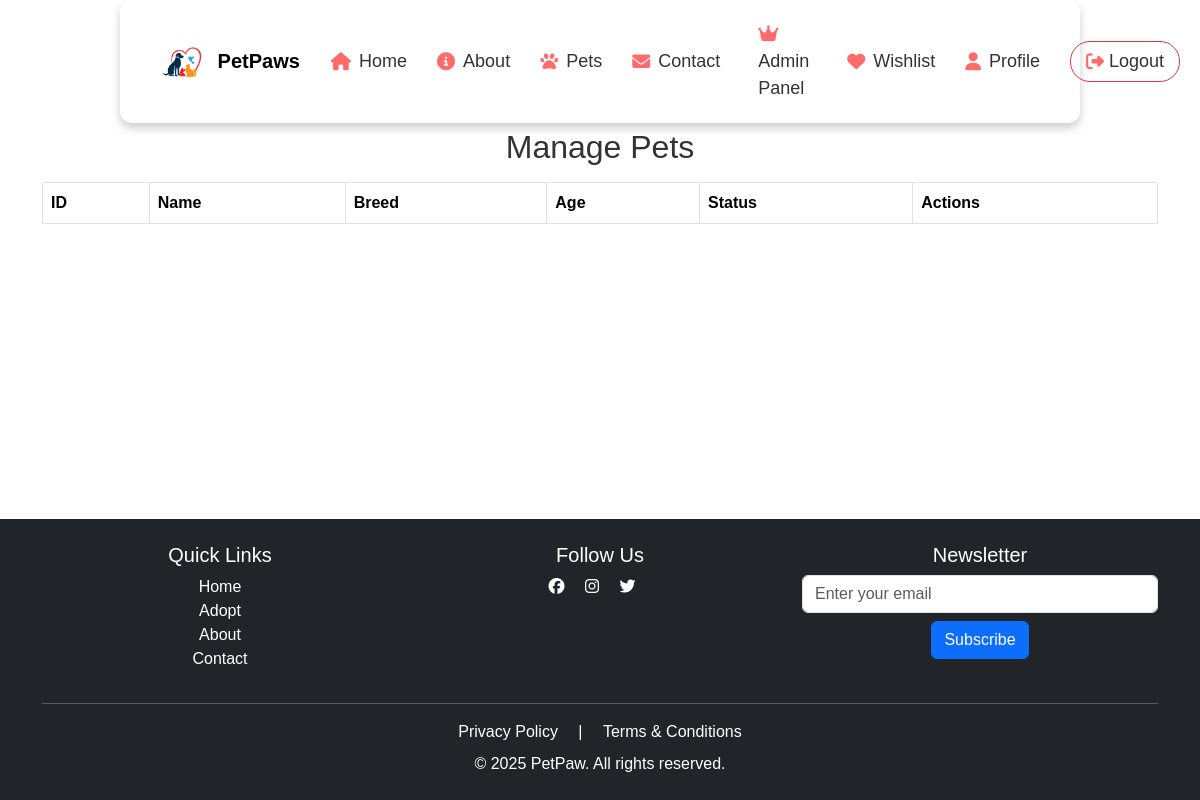
Before: /manage_pets (signed in) with the older database file.
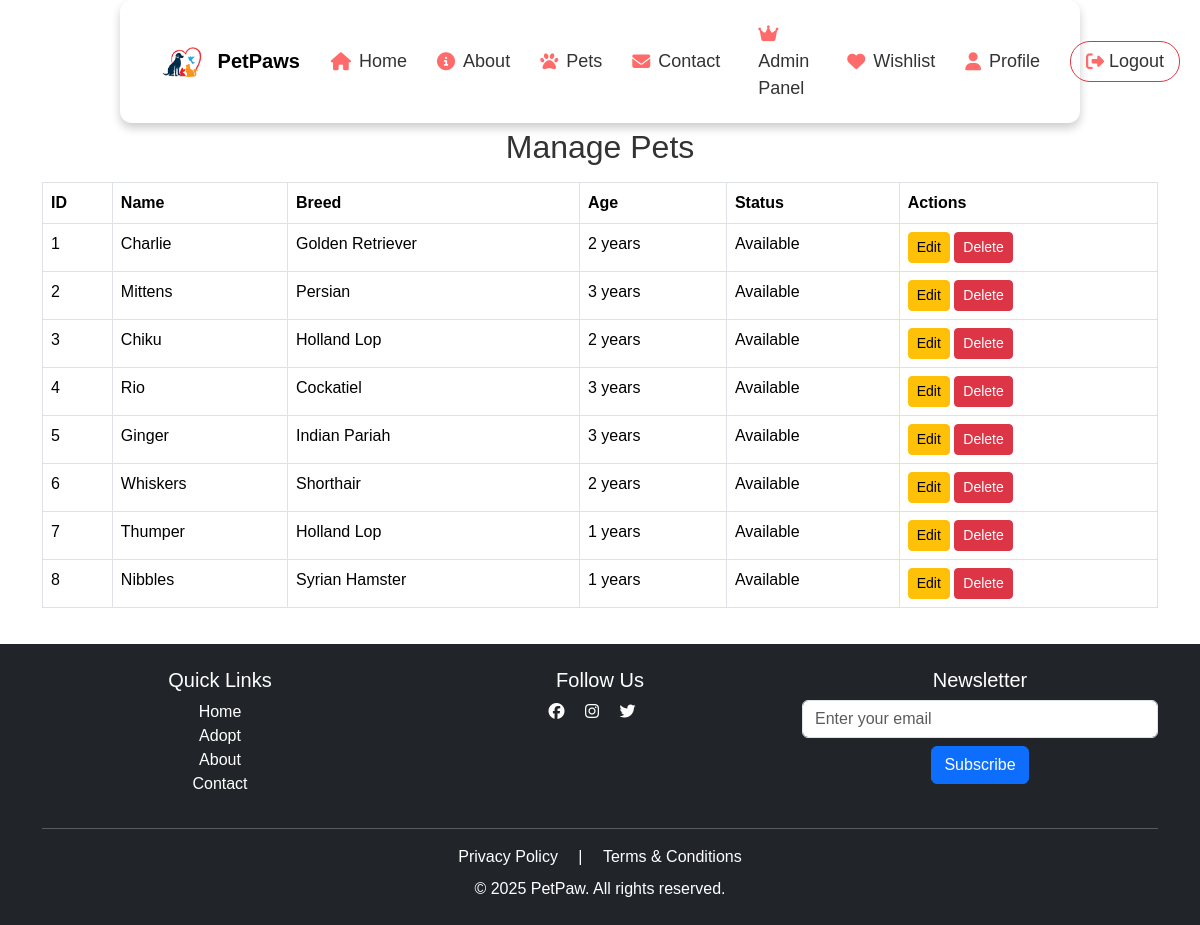
After: the same page with the newer database file.
### app.py (models this page shows, shortened)
class Pet(db.Model):
    id = db.Column(db.Integer, primary_key=True)
    name = db.Column(db.String(100), nullable=False)
    breed = db.Column(db.String(100), nullable=False)
    age = db.Column(db.Integer, nullable=False)
    description = db.Column(db.Text, nullable=True)
    image_filename = db.Column(db.String(255), nullable=True, default="default_pet.jpg")  # Default image if none uploaded
    status = db.Column(db.String(50), default="Available")  # Available, Adopted, etc.
    owner_id = db.Column(db.Integer, db.ForeignKey("user.id"), nullable=False)  # Link to User table
    medical_issues = db.Column(db.String(255), nullable=True)  # Any medical issues (Yes/No + Description)
    pet_type = db.Column(db.String(50), nullable=False)  # Dropdown (Dog, Cat, Bird, Horse, Other)
    other_pet_type = db.Column(db.String(100), nullable=True)  # If "Other" is selected
    address = db.Column(db.String(255), nullable=False)  # Pet's location
    owner = db.relationship("User", backref="pets")

### app.py (the view)
@app.route("/manage_pets")
@login_required
@admin_required
def manage_pets():
    pets = Pet.query.all()  # Fetch all pets from the database
    return render_template("manage_pets.html", pets=pets)

### app.py (called while the page is built)
@login_manager.user_loader
def load_user(user_id):
    return User.query.get(int(user_id))

def admin_required(func):
    @wraps(func)
    def wrapper(*args, **kwargs):
        if current_user.role != 'admin':  # Restrict access
            flash("Access denied! Admins only.", "danger")
            return redirect(url_for('dashboard'))  # Redirect to dashboard
        return func(*args, **kwargs)
    return wrapper

### templates/manage_pets.html
{% extends "base.html" %}
{% block content %}
<div class="container mt-5">
    <h2 class="text-center">Manage Pets</h2>
    <table class="table table-bordered mt-3">
        <thead>
            <tr>
                <th>ID</th>
                <th>Name</th>
                <th>Breed</th>
                <th>Age</th>
                <th>Status</th>
                <th>Actions</th>
            </tr>
        </thead>
        <tbody>
            {% for pet in pets %}
            <tr>
                <td>{{ pet.id }}</td>
                <td>{{ pet.name }}</td>
                <td>{{ pet.breed }}</td>
                <td>{{ pet.age }} years</td>
                <td>{{ pet.status }}</td>
                <td>
                    <a href="{{ url_for('edit_pet', id=pet.id) }}" class="btn btn-warning btn-sm">Edit</a>
                    <a href="{{ url_for('admin_delete_pet', id=pet.id) }}" class="btn btn-danger btn-sm" onclick="return confirm('Are you sure?')">Delete</a>
                </td>
            </tr>
            {% endfor %}
        </tbody>
    </table>
</div>
{% endblock %}

Changed rows visible on the page:
added Pet: id "1", name "Charlie", breed "Golden Retriever", age "2", status "Available"
added Pet: id "2", name "Mittens", breed "Persian", age "3", status "Available"
added Pet: id "3", name "Chiku", breed "Holland Lop", age "2", status "Available"
added Pet: id "4", name "Rio", breed "Cockatiel", age "3", status "Available"
added Pet: id "5", name "Ginger", breed "Indian Pariah", age "3", status "Available"
added Pet: id "6", name "Whiskers", breed "Shorthair", age "2", status "Available"
added Pet: id "7", name "Thumper", breed "Holland Lop", age "1", status "Available"
added Pet: id "8", name "Nibbles", breed "Syrian Hamster", age "1", status "Available"
